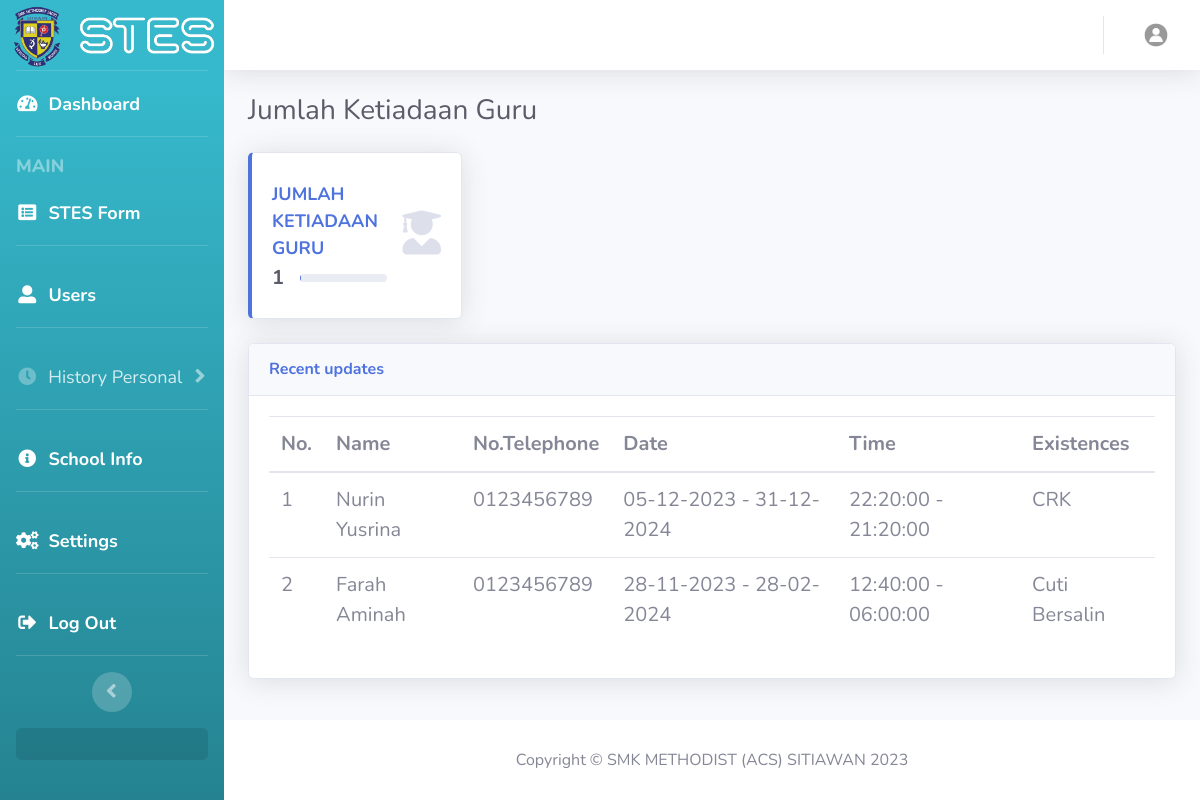
Page /list_teacher.php on the committed database.
### tables this page shows
CREATE TABLE `dashboard` (
  `id` int NOT NULL,
  `absent_teacher_count` int NOT NULL,
  `official_business_teacher_count` int NOT NULL,
  `emergency_teacher_count` int NOT NULL,
  `crk_teacher_count` int NOT NULL,
  `cuti_lain_count` int NOT NULL,
  `cuti_bersalin_count` int NOT NULL,
  `cuti_hajiUmrah_count` int NOT NULL,
  `keberadaan_jam_count` int NOT NULL,
  `total_person_count` int NOT NULL,
  `date` date NOT NULL DEFAULT '1970-01-01',
  `last_updated` timestamp NULL DEFAULT NULL
);

CREATE TABLE `applicants` (
  `form_id` int NOT NULL,
  `user_id` int NOT NULL,
  `name` varchar(255) DEFAULT NULL,
  `existence` varchar(255) NOT NULL,
  `program_name` varchar(255) DEFAULT '-',
  `location` varchar(255) DEFAULT '-',
  `reason` varchar(255) DEFAULT '-',
  `organizer` varchar(255) DEFAULT '-',
  `time_leave` time NOT NULL,
  `time_back` time NOT NULL,
  `start_date` date NOT NULL,
  `final_date` date NOT NULL,
  `evidence` varchar(255) DEFAULT '-',
  `leave_type` varchar(200) DEFAULT '-'
);

CREATE TABLE `users` (
  `user_id` int NOT NULL,
  `name` varchar(255) DEFAULT NULL,
  `username` varchar(255) DEFAULT NULL,
  `position` varchar(255) DEFAULT NULL,
  `major` varchar(255) DEFAULT NULL,
  `posting_date` date DEFAULT NULL,
  `email` varchar(255) NOT NULL,
  `ic` varchar(255) DEFAULT NULL,
  `phone` varchar(255) DEFAULT NULL,
  `pass` varchar(255) NOT NULL,
  `email_verified_at` datetime DEFAULT NULL,
  `verification_code` text NOT NULL,
  `verification_code_timestamp` timestamp NULL DEFAULT NULL,
  `gender` varchar(10) DEFAULT NULL,
  `pic` varchar(255) DEFAULT NULL,
  `is_admin` tinyint(1) DEFAULT '0',
  `remember_token` varchar(255) DEFAULT '-',
  `address` varchar(255) DEFAULT '-',
  `teacher_session` varchar(200) DEFAULT NULL
);

### list_teacher.php (the view, shortened to what this page needs)
<?php
require_once "config.php";
$currentDate = date("Y-m-d");
$query = "SELECT total_person_count FROM dashboard WHERE `date` = :currentDate";
$stmt = $conn->prepare($query);
$stmt->bindParam(':currentDate', $currentDate, PDO::PARAM_STR);
$stmt->execute();
$result = $stmt->fetch(PDO::FETCH_ASSOC);
$total_person_count = $result['total_person_count'];
$query = "SELECT applicants.name, DATE_FORMAT(applicants.start_date, '%d-%m-%Y') AS start_date,
                 DATE_FORMAT(applicants.final_date, '%d-%m-%Y') AS final_date,
                 users.phone, applicants.time_leave, applicants.time_back, applicants.existence
          FROM applicants
          INNER JOIN users ON applicants.user_id = users.user_id
          WHERE :currentDate BETWEEN applicants.start_date AND applicants.final_date
          ORDER BY applicants.form_id DESC";
$stmt = $conn->prepare($query);
$stmt->bindParam(':currentDate', $currentDate, PDO::PARAM_STR);
$stmt->execute();
$teachers_not_available_today = $stmt->fetchAll(PDO::FETCH_ASSOC);
$teachers = $teachers_not_available_today;
?>
<!DOCTYPE html>
<html lang="en">
<head>
    <link href="vendor/fontawesome-free/css/all.min.css" rel="stylesheet" type="text/css">
    <link href="css/sb-admin-2.min.css" rel="stylesheet">
</head>
<body id="page-top">
    <div id="wrapper">
        <ul class="navbar-nav bg-gradient-info sidebar sidebar-dark accordion" id="accordionSidebar">
            <a class="sidebar-brand d-flex align-items-center justify-content-center" href="index.php">
                <div class="sidebar-brand-icon">
                    <img src="img/LogoSek.png" alt="logoSekolah" style="height: 70px; width: auto;">
                </div>
                <span><img src="img/logoSTES_white.png" alt="logoStes" style="height: auto; width: 150px;"></span><br><br>
            </a>
            <hr class="sidebar-divider my-0">
            <li class="nav-item active">
                <a class="nav-link" href="index.php">
                    <i class="fas fa-fw fa-tachometer-alt" style="font-size: 18px;"></i>
                    <span style="font-size: 18px;">Dashboard</span></a>
            </li>
            <hr class="sidebar-divider">
            <div class="sidebar-heading" style="font-size: 18px;">
                MAIN
            </div>
            <li class="nav-item active">
                <a class="nav-link" href="stes_form.php">
                    <i class="fas fa-fw fa-list-alt" style="font-size: 18px;"></i>
                    <span style="font-size: 18px;">STES Form</span>
                </a>
            </li>
            <hr class="sidebar-divider">
            <li class="nav-item active">
                <a class="nav-link" href="users.php">
                    <i class="fas fa-fw fa-user-alt" style="font-size: 18px;"></i>
                    <span style="font-size: 18px;">Users</span>
                </a>
            <hr class="sidebar-divider">
            </li>
            <li class="nav-item">
                <a class="nav-link collapsed" href="users.php" data-toggle="collapse" data-target="#collapseUsers"
                    aria-expanded="true" aria-controls="collapseUsers">
                    <i class="fas fa-fw fa-clock" style="font-size: 18px;"></i>
                    <span style="font-size: 18px;">History Personal</span>
                </a>
            </li>
            <hr class="sidebar-divider">
            <li class="nav-item active">
                <a class="nav-link" href="info.php">
                    <i class="fas fa-fw fa-info-circle" style="font-size: 18px;"></i>
                    <span style="font-size: 18px;">School Info</span>
                </a>
            <hr class="sidebar-divider">
            </li>
            <li class="nav-item active">
                <a class="nav-link" href="settings.php">
                    <i class="fas fa-fw fa-cogs" style="font-size: 18px;"></i>
                    <span style="font-size: 18px;">Settings</span>
                </a>
            <hr class="sidebar-divider">
            </li>
            <li class="nav-item active">
                <a class="nav-link" href="#" data-toggle="modal" data-target="#logoutModal">
                    <i class="fas fa-fw fa-sign-out-alt" style="font-size: 18px;"></i>
                    <span style="font-size: 18px;">Log Out</span>
                </a>
            </li>
            <hr class="sidebar-divider d-none d-md-block">
            <div class="text-center d-none d-md-inline">
                <button class="rounded-circle border-0" id="sidebarToggle"></button>
            </div>
            <div class="sidebar-card d-none d-lg-flex">
            </div>
        </ul>
        <div id="content-wrapper" class="d-flex flex-column">
            <div id="content">
                <nav class="navbar navbar-expand navbar-light bg-white topbar mb-4 static-top shadow">
                    <ul class="navbar-nav ml-auto">
                        <li class="nav-item dropdown no-arrow" >
                            <a class="nav-link dropdown-toggle" href="#" id="userDropdown" role="button"
                                data-toggle="dropdown" aria-haspopup="true" aria-expanded="false">
                                <img class="img-profile rounded-circle"
                                    src="<?php if (isset($_SESSION['user_id'])) { echo $pic; } else { echo 'img/userprofile.jpg'; } ?>">
                            </a>
                        </li>
                    </ul>
                </nav>
                <div class="container-fluid" >
                    <div class="d-sm-flex align-items-center justify-content-between mb-4">
                        <h1 class="h3 mb-0 text-gray-800" >Jumlah Ketiadaan Guru</h1>
                    </div>
                    <div class="row" >
                        <div class="col-xl-3 col-md-6 mb-4">
                            <div class="card border-left-primary shadow h-100 py-2">
                                <div class="card-body">
                                    <div class="row no-gutters align-items-center">
                                        <div class="col mr-2">
                                            <div class="text-xs font-weight-bold text-primary text-uppercase mb-1"style="font-size: 18px;">
                                            Jumlah Ketiadaan Guru</div>
                                                <div class="row no-gutters align-items-center">
                                                    <div class="col-auto">
                                                    <div class="h5 mb-0 mr-3 font-weight-bold text-gray-800"><?php echo $total_person_count; ?></div>
                                                    </div>
                                                    <div class="col">
                                                        <div class="progress progress-sm mr-2">
                                                        </div>
                                                    </div>
                                                </div>
                                        </div>
                                        <div class="col-auto">
                                            <i class="fas fa-user-graduate fa-2x text-gray-300"></i>
                                        </div>
                                    </div>
                                </div>
                            </div>
                        </div>
                    </div>
                    <div class="row">
                        <div class="col-xl-8 col-xl-12">
                            <div class="card shadow mb-4">
                                <div
                                    class="card-header py-3 d-flex flex-row align-items-center justify-content-between" >
                                    <h6 class="m-0 font-weight-bold text-primary" style="font-size: 16px;">Recent updates</h6>
                                </div>
                                <div class="card-body" style="font-size: 20px;">
                                    <div class="table-responsive">
                                        <table id="teachers" class="table">
                                            <thead>
                                            <tr>
                                                <th scope="col">No.</th>
                                                <th scope="col">Name</th>
                                                <th scope="col">No.Telephone</th>
                                                <th scope="col">Date</th>
                                                <th scope="col">Time</th>
                                                <th scope="col">Existences</th>
                                            </tr>
                                            </thead>
                                            <tbody>
                                                <?php foreach ($teachers as $index => $teacher): ?>
                                                    <tr>
                                                        <td><?php echo $index + 1; ?></td>
                                                        <td><?php echo $teacher['name']; ?></td>
                                                        <td><?php echo $teacher['phone']; ?></td>
                                                        <td><?php echo $teacher['start_date'] . ' - ' . $teacher['final_date']; ?></td>
                                                        <td><?php echo $teacher['time_leave'] . ' - ' . $teacher['time_back']; ?></td>
                                                        <td><?php echo $teacher['existence']; ?></td>
                                                    </tr>
                                                <?php endforeach; ?>
                                            </tbody>
                                        </table>
                                    </div>
                                </div>
                            </div>
                        </div>
                    </div>
                </div>
            </div>
            <footer class="sticky-footer bg-white">
                <div class="container my-auto">
                    <div class="copyright text-center my-auto">
                        <span style="font-size: 16px;">Copyright &copy; SMK METHODIST (ACS) SITIAWAN 2023</span>
                    </div>
                </div>
            </footer>
        </div>
    </div>
</body>
</html>

### rows in the picture
dashboard: total_person_count "1"
applicants: name "Nurin Yusrina", user.phone "0123456789", start_date "05-12-2023", final_date "31-12-2024", time_leave "22:20:00", time_back "21:20:00", existence "CRK"
applicants: name "Farah Aminah", user.phone "0123456789", start_date "28-11-2023", final_date "28-02-2024", time_leave "12:40:00", time_back "06:00:00", existence "Cuti Bersalin"
